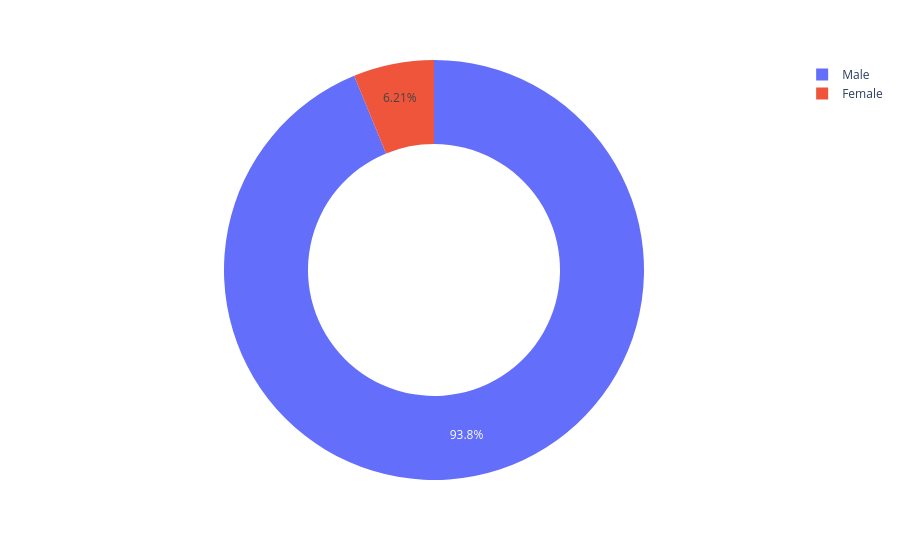

Here is the notebook cell this chart was saved with:
### Code cell
fig = px.pie(values=sex.values, names=sex.index, hole=0.6)
fig.show()

### Figure 1 — Plotly figure (JSON) as saved in the notebook; plotly's stock layout.template omitted (floating-point values rounded to 4 significant figures)
{"data": [{"domain": {"x": [0, 1], "y": [0, 1]}, "hole": 0.6, "hovertemplate": "label=%{label}<br>value=%{value}<extra></extra>", "labels": ["Male", "Female"], "legendgroup": "", "name": "", "showlegend": true, "type": "pie", "values": [876, 58]}], "layout": {"legend": {"tracegroupgap": 0}, "margin": {"t": 60}}}
